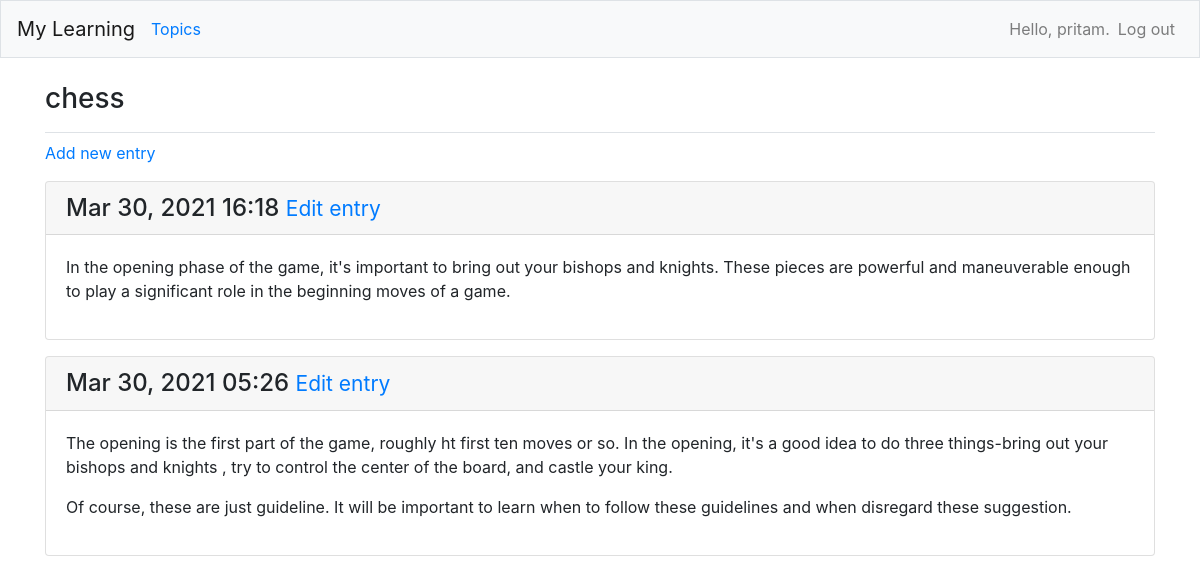
The page /topics/1/ (signed in) on the database its author committed.
### my_learning/models.py (models this page shows, shortened)
class Topic(models.Model):
    text = models.CharField(max_length=200)
    date_added = models.DateTimeField(auto_now_add=True)
    owner = models.ForeignKey(User, on_delete=models.CASCADE)
    def __str__(self):
        return self.text

class Entry(models.Model):
    topic = models.ForeignKey(Topic, on_delete=models.CASCADE)
    text = models.TextField()
    date_added = models.DateTimeField(auto_now_add=True)
    class Meta:
        verbose_name_plural = 'entries'

### my_learning/views.py (the view)
# urls.py: path('topics/<int:topic_id>/', views.topic, name='topic'),
@login_required
def topic(request, topic_id):
    topic = Topic.objects.get(id=topic_id)
    if topic.owner != request.user:
        raise Http404
    entries = topic.entry_set.order_by('-date_added')
    context = {'topic': topic, 'entries': entries}
    return render(request, 'my_learning/topic.html', context)

### my_learning/templates/my_learning/topic.html
{% extends "my_learning/base.html"%} {%block page_header%}
<h3>{{topic}}</h3>
{%endblock page_header%} {%block content %}
<p><a href="{% url 'my_learning:new_entry' topic.id %}">Add new entry</a></p>
{%for entry in entries %}
<div class="card mb-3">
	<h4 class="card-header">
		{{ entry.date_added|date:'M d, Y H:i' }}
		<small
			><a href="{% url 'my_learning:edit_entry' entry.id %}"
				>Edit entry</a
			></small
		>
	</h4>
	<div class="card-body">{{entry.text|linebreaks}}</div>
</div>
{%empty%}
<p>There are no entries of this topic yet.</p>
{%endfor%} {%endblock content %}

### my_learning/templates/my_learning/base.html (shortened to what this page needs)
{% load bootstrap4%}
<!DOCTYPE html>
<html lang="en">
	<head>
		{% bootstrap_css %} {% bootstrap_javascript jquery='full'%}
	</head>
	<body>
		<nav class="navbar navbar-expand-md navbar-light bg-light mb-4 border">
			<a class="navbar-brand" href="{% url 'my_learning:index'%}"
				>My Learning</a
			>
			<div class="collapse navbar-collapse" id="navbarCollapse">
				<ul class="navbar-nav mr-auto">
					<li class="nav-item">
						<a
							class="nav-links"
							href="{% url 'my_learning:topics'%}"
							>Topics</a
						>
					</li>
				</ul>
				<ul class="navbar-nav ml-auto">
					{%if user.is_authenticated%}
					<li class="nav-item">
						<span class="navbar-text"
							>Hello, {{user.username}}.</span
						>
					</li>
					<li class="nav-item">
						<a class="nav-link" href="{% url 'users:logout' %}"
							>Log out</a
						>
					</li>
					{% endif%}
				</ul>
			</div>
		</nav>
		<main role="main" class="container">
			<div class="pb-2 mb-2 border-bottom">
				{% block page_header%} {%endblock page_header%}
			</div>
			<div>{%block content%}{%endblock content%}</div>
		</main>
	</body>
</html>

### rows shown on the page
Topic: text "chess"
Entry: date_added "Mar 30, 2021 16:18", text "In the opening phase of the game, it's important to bring out your bishops and knights. These pieces are powerful and maneuverable enough to play a significant role in the beginning moves of a game."
Entry: date_added "Mar 30, 2021 05:26", text "The opening is the first part of the game, roughly ht first ten moves or so. In the opening, it's a good idea to do three things-bring out your bishops and knights , try to control the center of the board, and castle your king. Of course, these are just guideline. It will be important to learn when to follow these guidelines and when disregard these suggestion."

### other values the page prints
{{ user.username }} "pritam"
